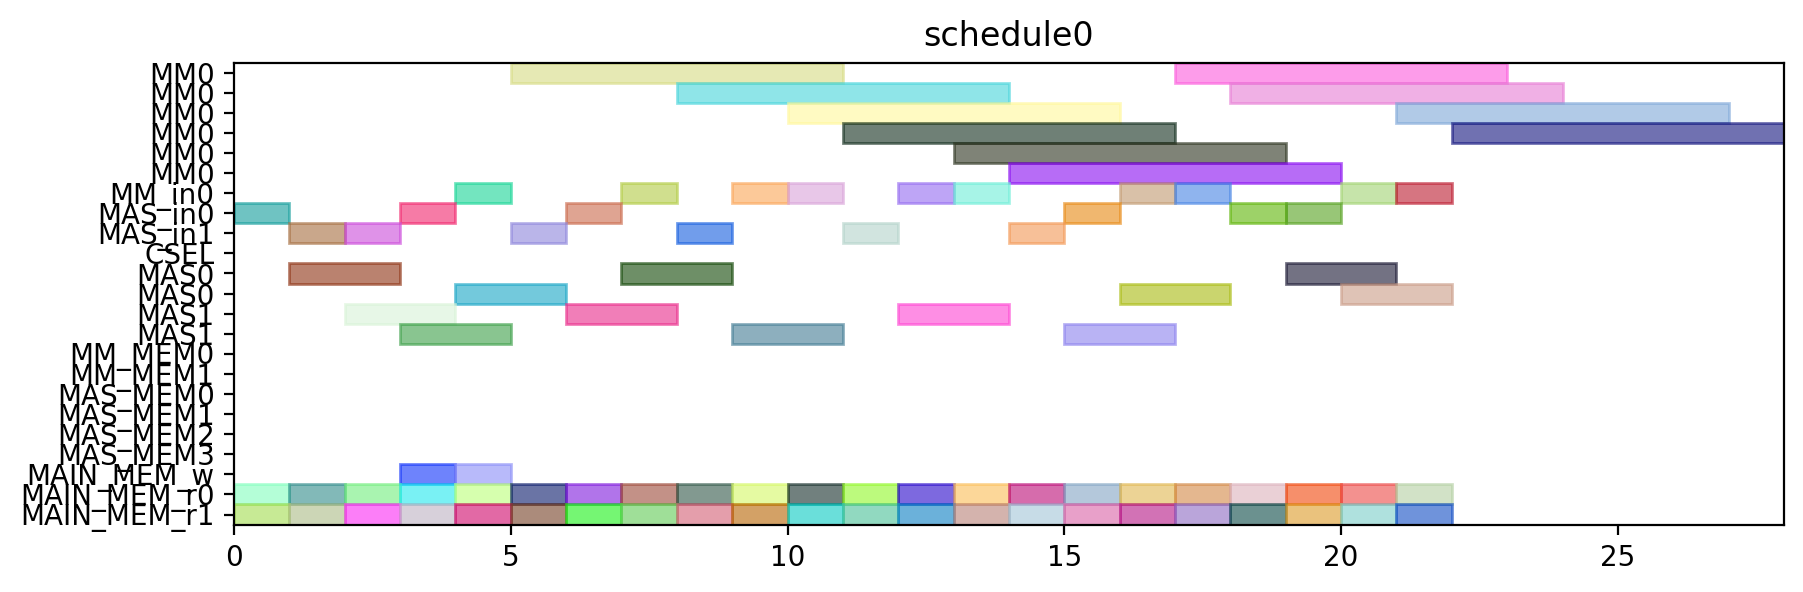

Python code for this plot:
from pyschedule import Scenario, solvers, plotters, alt


def solve():
	horizon = 120
	S = Scenario("schedule0", horizon=horizon)

	# resource
	MM = S.Resources('MM', num=1, size=6)
	MM_in = S.Resources('MM_in', num=1)
	MAS_in = S.Resources('MAS_in', num=2)
	CSEL = S.Resource('CSEL')
	MAS = S.Resources('MAS', num=2, size=2, periods=range(1, horizon))
	MM_MEM = S.Resources('MM_MEM', num=2)
	MAS_MEM = S.Resources('MAS_MEM', num=4)
	MAIN_MEM_w = S.Resource('MAIN_MEM_w', size=1)
	MAIN_MEM_r = S.Resources('MAIN_MEM_r', num=2)

	# result of previous scheduling

	# new tasks
	c10_t0 = S.Task('c10_t0', length=6, delay_cost=1)
	c10_t0 += alt(MM)
	c10_t0_in = S.Task('c10_t0_in', length=1, delay_cost=1)
	c10_t0_in += alt(MM_in)
	S += c10_t0_in*MM_in[0]<=c10_t0*MM[0]
	c10_t0_mem0 = S.Task('c10_t0_mem0', length=1, delay_cost=1)
	c10_t0_mem0 += MAIN_MEM_r[0]
	S += c10_t0_mem0 <= c10_t0

	c10_t0_mem1 = S.Task('c10_t0_mem1', length=1, delay_cost=1)
	c10_t0_mem1 += MAIN_MEM_r[1]
	S += c10_t0_mem1 <= c10_t0

	c10_t1 = S.Task('c10_t1', length=6, delay_cost=1)
	c10_t1 += alt(MM)
	c10_t1_in = S.Task('c10_t1_in', length=1, delay_cost=1)
	c10_t1_in += alt(MM_in)
	S += c10_t1_in*MM_in[0]<=c10_t1*MM[0]
	c10_t1_mem0 = S.Task('c10_t1_mem0', length=1, delay_cost=1)
	c10_t1_mem0 += MAIN_MEM_r[0]
	S += c10_t1_mem0 <= c10_t1

	c10_t1_mem1 = S.Task('c10_t1_mem1', length=1, delay_cost=1)
	c10_t1_mem1 += MAIN_MEM_r[1]
	S += c10_t1_mem1 <= c10_t1

	c10_t2 = S.Task('c10_t2', length=2, delay_cost=1)
	c10_t2 += alt(MAS)
	c10_t2_in = S.Task('c10_t2_in', length=1, delay_cost=1)
	c10_t2_in += alt(MAS_in)
	S += c10_t2_in*MAS_in[0]<=c10_t2*MAS[0]

	S += c10_t2_in*MAS_in[1]<=c10_t2*MAS[1]

	c10_t2_mem0 = S.Task('c10_t2_mem0', length=1, delay_cost=1)
	c10_t2_mem0 += MAIN_MEM_r[0]
	S += c10_t2_mem0 <= c10_t2

	c10_t2_mem1 = S.Task('c10_t2_mem1', length=1, delay_cost=1)
	c10_t2_mem1 += MAIN_MEM_r[1]
	S += c10_t2_mem1 <= c10_t2

	c10_t3 = S.Task('c10_t3', length=2, delay_cost=1)
	c10_t3 += alt(MAS)
	c10_t3_in = S.Task('c10_t3_in', length=1, delay_cost=1)
	c10_t3_in += alt(MAS_in)
	S += c10_t3_in*MAS_in[0]<=c10_t3*MAS[0]

	S += c10_t3_in*MAS_in[1]<=c10_t3*MAS[1]

	c10_t3_mem0 = S.Task('c10_t3_mem0', length=1, delay_cost=1)
	c10_t3_mem0 += MAIN_MEM_r[0]
	S += c10_t3_mem0 <= c10_t3

	c10_t3_mem1 = S.Task('c10_t3_mem1', length=1, delay_cost=1)
	c10_t3_mem1 += MAIN_MEM_r[1]
	S += c10_t3_mem1 <= c10_t3

	c20_t0 = S.Task('c20_t0', length=6, delay_cost=1)
	c20_t0 += alt(MM)
	c20_t0_in = S.Task('c20_t0_in', length=1, delay_cost=1)
	c20_t0_in += alt(MM_in)
	S += c20_t0_in*MM_in[0]<=c20_t0*MM[0]
	c20_t0_mem0 = S.Task('c20_t0_mem0', length=1, delay_cost=1)
	c20_t0_mem0 += MAIN_MEM_r[0]
	S += c20_t0_mem0 <= c20_t0

	c20_t0_mem1 = S.Task('c20_t0_mem1', length=1, delay_cost=1)
	c20_t0_mem1 += MAIN_MEM_r[1]
	S += c20_t0_mem1 <= c20_t0

	c20_t1 = S.Task('c20_t1', length=6, delay_cost=1)
	c20_t1 += alt(MM)
	c20_t1_in = S.Task('c20_t1_in', length=1, delay_cost=1)
	c20_t1_in += alt(MM_in)
	S += c20_t1_in*MM_in[0]<=c20_t1*MM[0]
	c20_t1_mem0 = S.Task('c20_t1_mem0', length=1, delay_cost=1)
	c20_t1_mem0 += MAIN_MEM_r[0]
	S += c20_t1_mem0 <= c20_t1

	c20_t1_mem1 = S.Task('c20_t1_mem1', length=1, delay_cost=1)
	c20_t1_mem1 += MAIN_MEM_r[1]
	S += c20_t1_mem1 <= c20_t1

	c20_t2 = S.Task('c20_t2', length=2, delay_cost=1)
	c20_t2 += alt(MAS)
	c20_t2_in = S.Task('c20_t2_in', length=1, delay_cost=1)
	c20_t2_in += alt(MAS_in)
	S += c20_t2_in*MAS_in[0]<=c20_t2*MAS[0]

	S += c20_t2_in*MAS_in[1]<=c20_t2*MAS[1]

	c20_t2_mem0 = S.Task('c20_t2_mem0', length=1, delay_cost=1)
	c20_t2_mem0 += MAIN_MEM_r[0]
	S += c20_t2_mem0 <= c20_t2

	c20_t2_mem1 = S.Task('c20_t2_mem1', length=1, delay_cost=1)
	c20_t2_mem1 += MAIN_MEM_r[1]
	S += c20_t2_mem1 <= c20_t2

	c20_t3 = S.Task('c20_t3', length=2, delay_cost=1)
	c20_t3 += alt(MAS)
	c20_t3_in = S.Task('c20_t3_in', length=1, delay_cost=1)
	c20_t3_in += alt(MAS_in)
	S += c20_t3_in*MAS_in[0]<=c20_t3*MAS[0]

	S += c20_t3_in*MAS_in[1]<=c20_t3*MAS[1]

	c20_t3_mem0 = S.Task('c20_t3_mem0', length=1, delay_cost=1)
	c20_t3_mem0 += MAIN_MEM_r[0]
	S += c20_t3_mem0 <= c20_t3

	c20_t3_mem1 = S.Task('c20_t3_mem1', length=1, delay_cost=1)
	c20_t3_mem1 += MAIN_MEM_r[1]
	S += c20_t3_mem1 <= c20_t3

	c01_t0 = S.Task('c01_t0', length=6, delay_cost=1)
	c01_t0 += alt(MM)
	c01_t0_in = S.Task('c01_t0_in', length=1, delay_cost=1)
	c01_t0_in += alt(MM_in)
	S += c01_t0_in*MM_in[0]<=c01_t0*MM[0]
	c01_t0_mem0 = S.Task('c01_t0_mem0', length=1, delay_cost=1)
	c01_t0_mem0 += MAIN_MEM_r[0]
	S += c01_t0_mem0 <= c01_t0

	c01_t0_mem1 = S.Task('c01_t0_mem1', length=1, delay_cost=1)
	c01_t0_mem1 += MAIN_MEM_r[1]
	S += c01_t0_mem1 <= c01_t0

	c01_t1 = S.Task('c01_t1', length=6, delay_cost=1)
	c01_t1 += alt(MM)
	c01_t1_in = S.Task('c01_t1_in', length=1, delay_cost=1)
	c01_t1_in += alt(MM_in)
	S += c01_t1_in*MM_in[0]<=c01_t1*MM[0]
	c01_t1_mem0 = S.Task('c01_t1_mem0', length=1, delay_cost=1)
	c01_t1_mem0 += MAIN_MEM_r[0]
	S += c01_t1_mem0 <= c01_t1

	c01_t1_mem1 = S.Task('c01_t1_mem1', length=1, delay_cost=1)
	c01_t1_mem1 += MAIN_MEM_r[1]
	S += c01_t1_mem1 <= c01_t1

	c01_t2 = S.Task('c01_t2', length=2, delay_cost=1)
	c01_t2 += alt(MAS)
	c01_t2_in = S.Task('c01_t2_in', length=1, delay_cost=1)
	c01_t2_in += alt(MAS_in)
	S += c01_t2_in*MAS_in[0]<=c01_t2*MAS[0]

	S += c01_t2_in*MAS_in[1]<=c01_t2*MAS[1]

	c01_t2_mem0 = S.Task('c01_t2_mem0', length=1, delay_cost=1)
	c01_t2_mem0 += MAIN_MEM_r[0]
	S += c01_t2_mem0 <= c01_t2

	c01_t2_mem1 = S.Task('c01_t2_mem1', length=1, delay_cost=1)
	c01_t2_mem1 += MAIN_MEM_r[1]
	S += c01_t2_mem1 <= c01_t2

	c01_t3 = S.Task('c01_t3', length=2, delay_cost=1)
	c01_t3 += alt(MAS)
	c01_t3_in = S.Task('c01_t3_in', length=1, delay_cost=1)
	c01_t3_in += alt(MAS_in)
	S += c01_t3_in*MAS_in[0]<=c01_t3*MAS[0]

	S += c01_t3_in*MAS_in[1]<=c01_t3*MAS[1]

	c01_t3_mem0 = S.Task('c01_t3_mem0', length=1, delay_cost=1)
	c01_t3_mem0 += MAIN_MEM_r[0]
	S += c01_t3_mem0 <= c01_t3

	c01_t3_mem1 = S.Task('c01_t3_mem1', length=1, delay_cost=1)
	c01_t3_mem1 += MAIN_MEM_r[1]
	S += c01_t3_mem1 <= c01_t3

	c11_t0 = S.Task('c11_t0', length=6, delay_cost=1)
	c11_t0 += alt(MM)
	c11_t0_in = S.Task('c11_t0_in', length=1, delay_cost=1)
	c11_t0_in += alt(MM_in)
	S += c11_t0_in*MM_in[0]<=c11_t0*MM[0]
	c11_t0_mem0 = S.Task('c11_t0_mem0', length=1, delay_cost=1)
	c11_t0_mem0 += MAIN_MEM_r[0]
	S += c11_t0_mem0 <= c11_t0

	c11_t0_mem1 = S.Task('c11_t0_mem1', length=1, delay_cost=1)
	c11_t0_mem1 += MAIN_MEM_r[1]
	S += c11_t0_mem1 <= c11_t0

	c11_t1 = S.Task('c11_t1', length=6, delay_cost=1)
	c11_t1 += alt(MM)
	c11_t1_in = S.Task('c11_t1_in', length=1, delay_cost=1)
	c11_t1_in += alt(MM_in)
	S += c11_t1_in*MM_in[0]<=c11_t1*MM[0]
	c11_t1_mem0 = S.Task('c11_t1_mem0', length=1, delay_cost=1)
	c11_t1_mem0 += MAIN_MEM_r[0]
	S += c11_t1_mem0 <= c11_t1

	c11_t1_mem1 = S.Task('c11_t1_mem1', length=1, delay_cost=1)
	c11_t1_mem1 += MAIN_MEM_r[1]
	S += c11_t1_mem1 <= c11_t1

	c11_t2 = S.Task('c11_t2', length=2, delay_cost=1)
	c11_t2 += alt(MAS)
	c11_t2_in = S.Task('c11_t2_in', length=1, delay_cost=1)
	c11_t2_in += alt(MAS_in)
	S += c11_t2_in*MAS_in[0]<=c11_t2*MAS[0]

	S += c11_t2_in*MAS_in[1]<=c11_t2*MAS[1]

	c11_t2_mem0 = S.Task('c11_t2_mem0', length=1, delay_cost=1)
	c11_t2_mem0 += MAIN_MEM_r[0]
	S += c11_t2_mem0 <= c11_t2

	c11_t2_mem1 = S.Task('c11_t2_mem1', length=1, delay_cost=1)
	c11_t2_mem1 += MAIN_MEM_r[1]
	S += c11_t2_mem1 <= c11_t2

	c11_t3 = S.Task('c11_t3', length=2, delay_cost=1)
	c11_t3 += alt(MAS)
	c11_t3_in = S.Task('c11_t3_in', length=1, delay_cost=1)
	c11_t3_in += alt(MAS_in)
	S += c11_t3_in*MAS_in[0]<=c11_t3*MAS[0]

	S += c11_t3_in*MAS_in[1]<=c11_t3*MAS[1]

	c11_t3_mem0 = S.Task('c11_t3_mem0', length=1, delay_cost=1)
	c11_t3_mem0 += MAIN_MEM_r[0]
	S += c11_t3_mem0 <= c11_t3

	c11_t3_mem1 = S.Task('c11_t3_mem1', length=1, delay_cost=1)
	c11_t3_mem1 += MAIN_MEM_r[1]
	S += c11_t3_mem1 <= c11_t3

	c21_t0 = S.Task('c21_t0', length=6, delay_cost=1)
	c21_t0 += alt(MM)
	c21_t0_in = S.Task('c21_t0_in', length=1, delay_cost=1)
	c21_t0_in += alt(MM_in)
	S += c21_t0_in*MM_in[0]<=c21_t0*MM[0]
	c21_t0_mem0 = S.Task('c21_t0_mem0', length=1, delay_cost=1)
	c21_t0_mem0 += MAIN_MEM_r[0]
	S += c21_t0_mem0 <= c21_t0

	c21_t0_mem1 = S.Task('c21_t0_mem1', length=1, delay_cost=1)
	c21_t0_mem1 += MAIN_MEM_r[1]
	S += c21_t0_mem1 <= c21_t0

	c21_t1 = S.Task('c21_t1', length=6, delay_cost=1)
	c21_t1 += alt(MM)
	c21_t1_in = S.Task('c21_t1_in', length=1, delay_cost=1)
	c21_t1_in += alt(MM_in)
	S += c21_t1_in*MM_in[0]<=c21_t1*MM[0]
	c21_t1_mem0 = S.Task('c21_t1_mem0', length=1, delay_cost=1)
	c21_t1_mem0 += MAIN_MEM_r[0]
	S += c21_t1_mem0 <= c21_t1

	c21_t1_mem1 = S.Task('c21_t1_mem1', length=1, delay_cost=1)
	c21_t1_mem1 += MAIN_MEM_r[1]
	S += c21_t1_mem1 <= c21_t1

	c21_t2 = S.Task('c21_t2', length=2, delay_cost=1)
	c21_t2 += alt(MAS)
	c21_t2_in = S.Task('c21_t2_in', length=1, delay_cost=1)
	c21_t2_in += alt(MAS_in)
	S += c21_t2_in*MAS_in[0]<=c21_t2*MAS[0]

	S += c21_t2_in*MAS_in[1]<=c21_t2*MAS[1]

	c21_t2_mem0 = S.Task('c21_t2_mem0', length=1, delay_cost=1)
	c21_t2_mem0 += MAIN_MEM_r[0]
	S += c21_t2_mem0 <= c21_t2

	c21_t2_mem1 = S.Task('c21_t2_mem1', length=1, delay_cost=1)
	c21_t2_mem1 += MAIN_MEM_r[1]
	S += c21_t2_mem1 <= c21_t2

	c21_t3 = S.Task('c21_t3', length=2, delay_cost=1)
	c21_t3 += alt(MAS)
	c21_t3_in = S.Task('c21_t3_in', length=1, delay_cost=1)
	c21_t3_in += alt(MAS_in)
	S += c21_t3_in*MAS_in[0]<=c21_t3*MAS[0]

	S += c21_t3_in*MAS_in[1]<=c21_t3*MAS[1]

	c21_t3_mem0 = S.Task('c21_t3_mem0', length=1, delay_cost=1)
	c21_t3_mem0 += MAIN_MEM_r[0]
	S += c21_t3_mem0 <= c21_t3

	c21_t3_mem1 = S.Task('c21_t3_mem1', length=1, delay_cost=1)
	c21_t3_mem1 += MAIN_MEM_r[1]
	S += c21_t3_mem1 <= c21_t3

	c000 = S.Task('c000', length=2, delay_cost=1)
	c000 += alt(MAS)
	c000_in = S.Task('c000_in', length=1, delay_cost=1)
	c000_in += alt(MAS_in)
	S += c000_in*MAS_in[0]<=c000*MAS[0]

	S += c000_in*MAS_in[1]<=c000*MAS[1]

	S += 0<c000

	c000_w = S.Task('c000_w', length=1, delay_cost=1)
	c000_w += alt(MAIN_MEM_w)
	S += c000 <= c000_w

	c000_mem0 = S.Task('c000_mem0', length=1, delay_cost=1)
	c000_mem0 += MAIN_MEM_r[0]
	S += c000_mem0 <= c000

	c000_mem1 = S.Task('c000_mem1', length=1, delay_cost=1)
	c000_mem1 += MAIN_MEM_r[1]
	S += c000_mem1 <= c000

	c001 = S.Task('c001', length=2, delay_cost=1)
	c001 += alt(MAS)
	c001_in = S.Task('c001_in', length=1, delay_cost=1)
	c001_in += alt(MAS_in)
	S += c001_in*MAS_in[0]<=c001*MAS[0]

	S += c001_in*MAS_in[1]<=c001*MAS[1]

	S += 0<c001

	c001_w = S.Task('c001_w', length=1, delay_cost=1)
	c001_w += alt(MAIN_MEM_w)
	S += c001 <= c001_w

	c001_mem0 = S.Task('c001_mem0', length=1, delay_cost=1)
	c001_mem0 += MAIN_MEM_r[0]
	S += c001_mem0 <= c001

	c001_mem1 = S.Task('c001_mem1', length=1, delay_cost=1)
	c001_mem1 += MAIN_MEM_r[1]
	S += c001_mem1 <= c001

	solvers.mip.solve(S,msg=1,kind='CPLEX',ratio_gap=1.01)

	solution = [['hoge']*len(S.solution()[1]) for i in range(len(S.solution()))]
	for i in range(len(S.solution())):
		for j in range(len(S.solution()[i])):
			solution[i][j]=str(S.solution()[i][j])
	print(solution)

	cycles = int(solution[-1][3])

	pic_file_name = "/mnt/rose/usr1/fukuda/ABE/multiRAM_multiMAS_16mux/scheduling_result/stage6MM1_stage2MAS2/FROB/schedule0.png"
	if(S.solution() != []):
		plotters.matplotlib.plot(S,img_filename=pic_file_name, show_task_labels=False, fig_size=(cycles*0.25+3, 3))

	return solution
